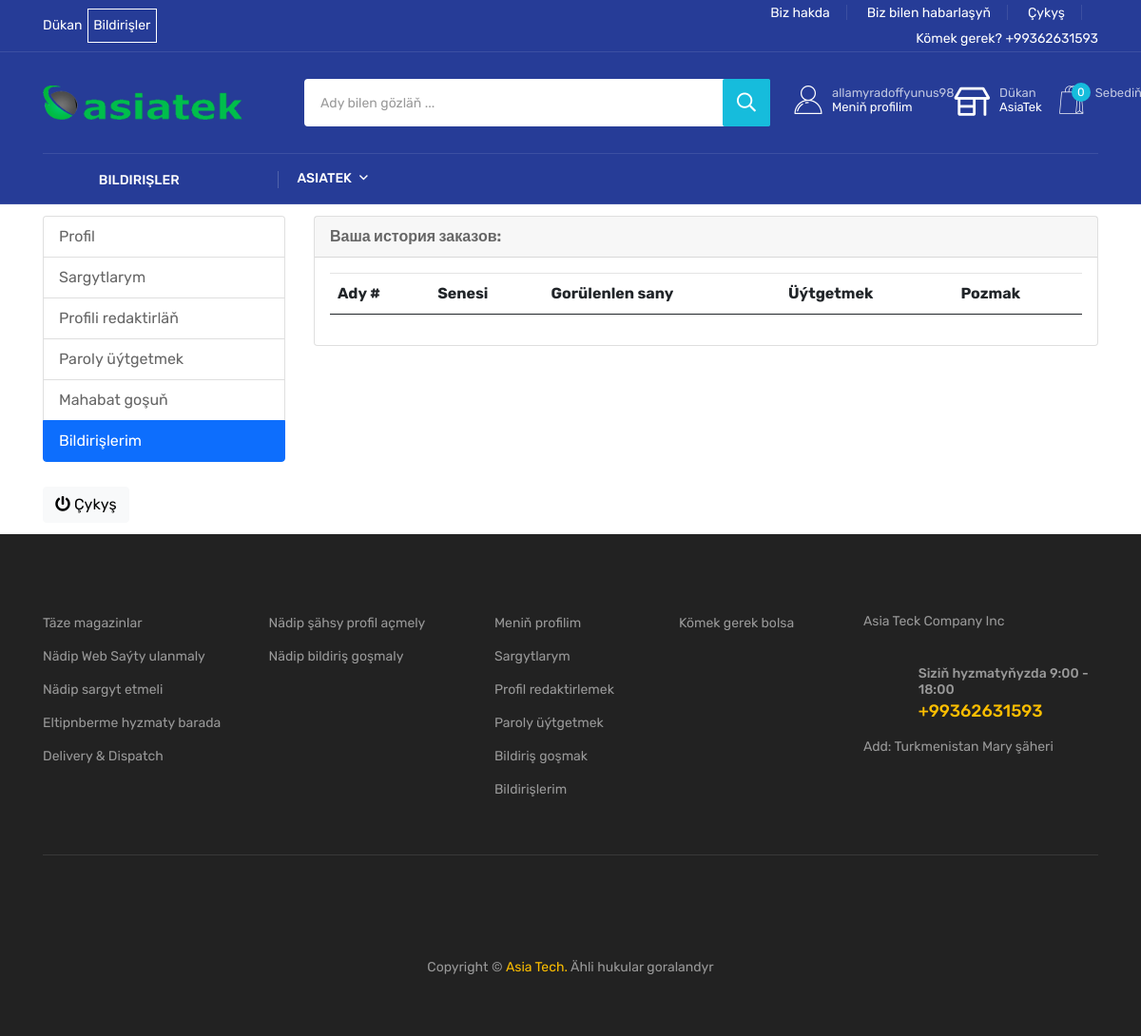
The app's page /ad/my_ad/ (signed in), older data.
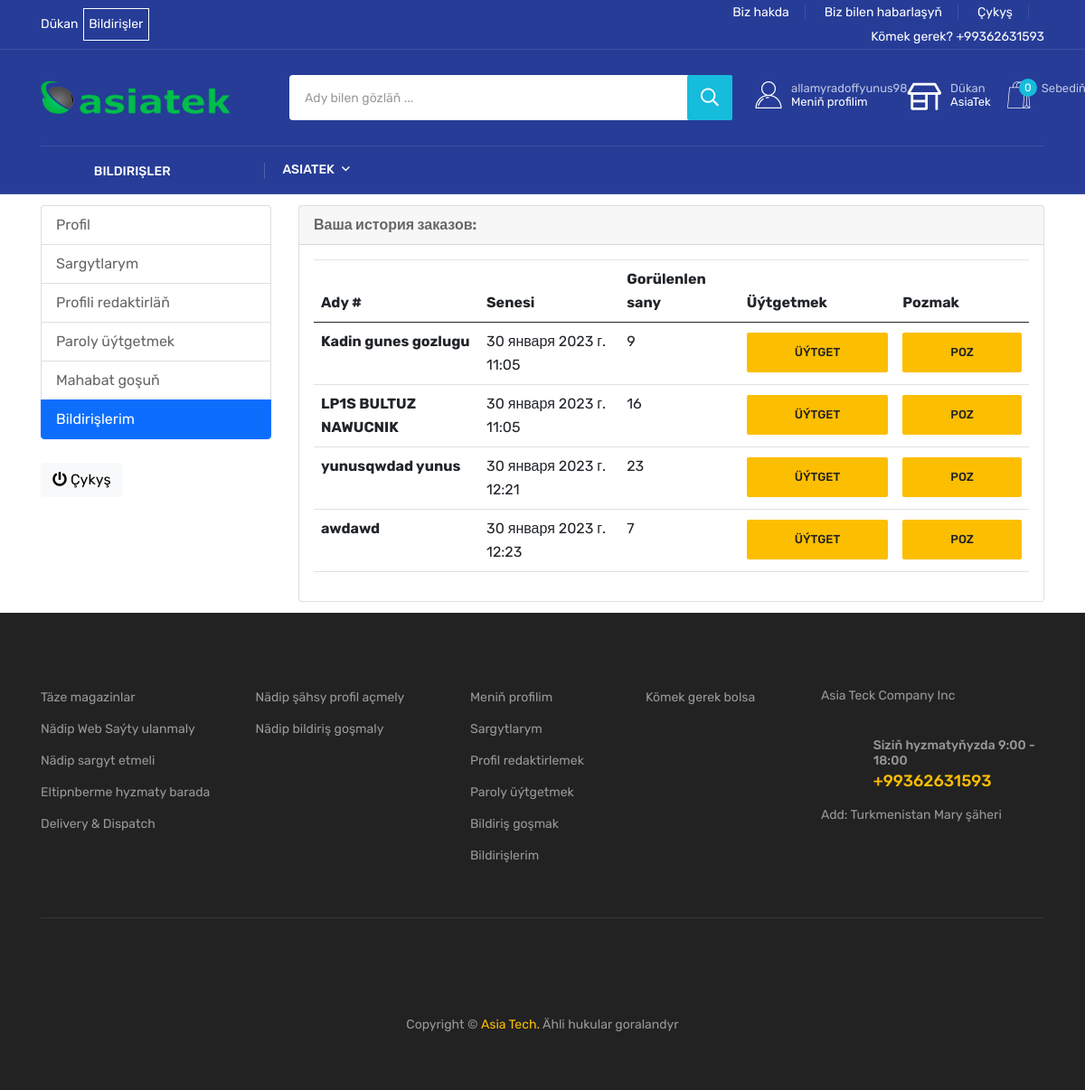
The same page, newer data.
### banner/models.py (models this page shows)
class Logo(models.Model):
    image = models.ImageField(
        upload_to="store_banner/", blank=True, null=True)
    image_mobile = models.ImageField(
        upload_to="store_banner/", blank=True, null=True)

### obyawleniya/models.py (models this page shows, shortened)
class Ad(models.Model):
    LOC_CATEGORY = [
        ('Mary', 'Mary'),
        ('Ashgabat', 'Ashgabat'),
        ('Lebap', 'Lebap'),
        ('Ahal', 'Ahal'),
        ('Balkan', 'Balkan'),
        ('Dashoguz', 'Dashoguz'),
    ]
    name = models.CharField(max_length=255)
    desc = models.TextField(blank=True, null=True)
    image_prev = ResizedImageField(force_format="WEBP", quality=75, upload_to="post_imgs/", blank=True, null=True)
    image = ResizedImageField(force_format="WEBP", quality=75, upload_to="post_imgs/", blank=True, null=True)
    image_2 = ResizedImageField(force_format="WEBP", quality=75, upload_to="post_imgs/", blank=True, null=True)
    image_3 = ResizedImageField(force_format="WEBP", quality=75, upload_to="post_imgs/", blank=True, null=True)
    price = models.FloatField(blank=True, null=True)
    phone_number = models.CharField(max_length=20, blank=True, null=True)
    exchange = models.BooleanField(default=False)
    credit = models.BooleanField(default=False)
    created_at = models.DateTimeField(auto_now_add=True)
    update_at = models.DateTimeField(auto_now=True)
    seen_count = models.IntegerField(blank=True, null=True, default=0)
    vip_ad = models.BooleanField(default=False)
    locations = models.CharField(max_length=150, choices=LOC_CATEGORY, default="Mary")
    cat_id = models.ForeignKey(CategoryAd, on_delete=models.CASCADE, blank=True, null=True)
    user = models.ForeignKey(Account, on_delete=models.CASCADE, null=True)

### obyawleniya/views.py (the view)
# urls.py: path('my_ad/', my_ad, name="my_ad"),
def my_ad(request):
    user = request.user
    ad = Ad.objects.filter(user=user)
    logo = Logo.objects.all()
    ads_cat = CategoryAd.objects.all()
    category = Category.objects.all()
    if request.user.is_authenticated:
        cart_items = CartItem.objects.filter(user=request.user, is_active=True)
    else:
        cart_items = 0
    context = {
        'ad':ad,
        'logo':logo,
        'cart_items': cart_items,
        'ads_cat':ads_cat,
        'category':category
    }
    return render(request, 'ad/my_ad_detail.html', context)

### carts/context_processors.py (called while the page is built)
def counter(request):
    cart_count = 0
    if 'admin' in request.path:
        return {}
    else:
        try:
            cart = Cart.objects.filter(cart_id=_cart_id(request))
            if request.user.is_authenticated:
                cart_items = CartItem.objects.all().filter(user=request.user)
            else:
                cart_items = CartItem.objects.all().filter(cart=cart[:1])
            for cart_item in cart_items:
                cart_count += cart_item.quantity
        except Cart.DoesNotExist:
            cart_count = 0
    return dict(cart_count=cart_count)

### carts/views.py (called while the page is built)
def _cart_id(request):
    cart = request.session.session_key
    if not cart:
        cart = request.session.create()
    return cart

### templates/ad/my_ad_detail.html (shortened to what this page needs)
{% extends 'base.html' %}
{% load static %}
{% block content %}
<section class="section-conten padding-y bg" style="margin-top: 1%; margin-bottom: 1%;">
    <div class="container">
        <div class="row">
            {% include 'include/dashboard_sidebar.html' %}
            <main class="col-md-9">
                <article class="card">
                    <header class="card-header">
                        <strong class="d-inline-block mr-3">Ваша история заказов:</strong>
                    </header>
                    <div class="card-body">
                        <div class="row">
                            <div class="col-md-12">
                               <table class="table table-hover">
                                    <thead>
                                        <tr>
                                            <th scope="col">Ady #</th>
                                            <th scope="col">Senesi</th>
                                            <th scope="col">Gorülenlen sany</th>
                                            <th scope="col"> Üýtgetmek</th>
                                            <th scope="col"> Pozmak</th>
                                        </tr>
                                    </thead>
                                    <tbody>
                                        {% for i in ad %}
                                        <tr>
                                            <th scope="row"><a href="#">{{i.name}}</a> </th>
                                            <td>{{i.created_at}}</td>
                                            <td>{{i.seen_count}}</td>
                                            <td><a href="{% url 'edit_ad' i.id %}" style="margin-top:2%" class="tp-in-btn w-100"> Üýtget </a>
                                            <td><a href="{% url 'delete_ad' i.id %}" style="margin-top:2%" class="tp-in-btn w-100"> POZ </a>
                                            </td>
                                        </tr>
                                        {% endfor %}
                                    </tbody>
                               </table>
                            </div>
                        </div>
                    </div>
        </div>
    </div>
</section>
{% endblock %}

### templates/include/header.html (shortened to what the changed rows need)
{%load static %}
<header class="header d-blue-bg">
    <div class="header-mid">
        <div class="container">
            <div class="heade-mid-inner">
                <div class="row align-items-center">
                    <div class="col-xl-3 col-lg-3 col-md-4 col-sm-4">
                        <div class="header__info header__info-2">
                            <div class="logo logo-3">
                                {% for logo in logo %}
                                <a href="/" class="logo-image"><img style="width: 150%;" src="{{logo.image.url}}"
                                        alt="logo"></a>
                                {% endfor %}
                            </div>
                        </div>
                    </div>
                </div>
            </div>
        </div>
    </div>
</header>

Row changes from the older to the newer data that the page shows:
added Ad: name "Kadin gunes gozlugu", created_at "30 января 2023 г. 11:05", seen_count "9"
added Ad: name "LP1S BULTUZ NAWUCNIK", created_at "30 января 2023 г. 11:05", seen_count "16"
added Ad: name "yunusqwdad yunus", created_at "30 января 2023 г. 12:21", seen_count "23"
added Ad: name "awdawd", created_at "30 января 2023 г. 12:23", seen_count "7"
